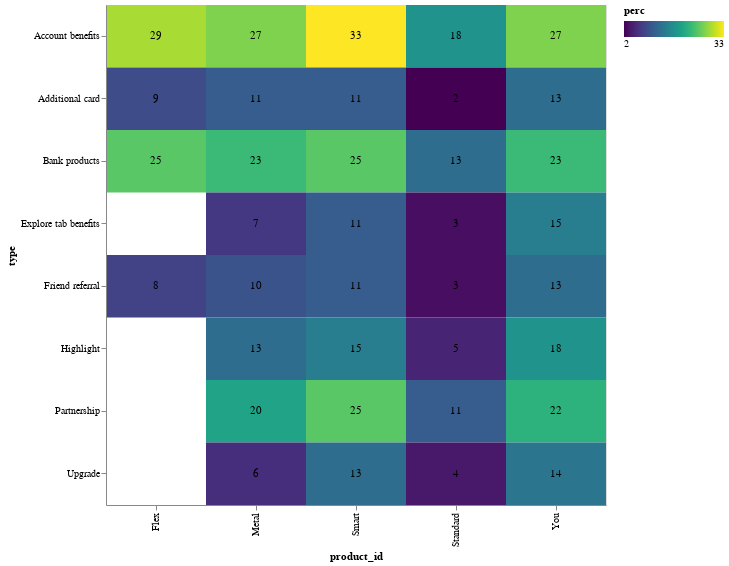

Notebook cell for this chart:
### Code cell
df = pd.read_csv("clicks_main.csv")
d = pd.read_csv("partnerships.csv")

df = df.append(d).loc[df["type"].isna() == False, :]

views = pd.read_csv("views.csv")
views = views.rename(columns={"users": "view_users", "visits": "view_clicks"})

views = views.drop(columns=["type"])

df = df.merge(
    views,
    on=["week", "market", "product_id", "age_group", "gender", "age"],
    how="right",
)

d = {
    "BUSINESS_SMART": "Smart",
    "BUSINESS_BLACK": "You",
    "BLACK_CARD_MONTHLY": "You",
    "BUSINESS_METAL": "Metal",
    "METAL_CARD_MONTHLY": "Metal",
    "FLEX_ACCOUNT_MONTHLY": "Flex",
    "STANDARD": "Standard",
    "BUSINESS_CARD": "Standard",
    "SMART": "Smart",
}

df["product_id"] = df["product_id"].map(d)

df = df.groupby(["type", "product_id", "week"]).agg("sum").reset_index()

df = df.groupby(["type", "product_id"]).agg("mean").reset_index()

df["perc"] = round(100 * df["users"] / df["view_users"])


# Configure common options
base = (
    alt.Chart(df)
    .encode(
        alt.X("product_id:O", scale=alt.Scale(paddingInner=0)),
        alt.Y("type:O", scale=alt.Scale(paddingInner=0)),
    )
    .properties(width=500, height=500)
)

# Configure heatmap
heatmap = base.mark_rect().encode(
    color=alt.Color(
        "perc:Q",
        scale=alt.Scale(scheme="viridis"),
        legend=alt.Legend(direction="horizontal"),
    )
)

# Configure text
text = base.mark_text(baseline="middle").encode(
    text="perc:Q",
)

# Draw the chart
heatmap + text

### Figure 1 — Vega-Lite specification as saved in the notebook (floating-point values rounded to 4 significant figures)
{"config": {"view": {"continuousWidth": 400, "continuousHeight": 300}}, "layer": [{"mark": "rect", "encoding": {"color": {"type": "quantitative", "field": "perc", "legend": {"direction": "horizontal"}, "scale": {"scheme": "viridis"}}, "x": {"type": "ordinal", "field": "product_id", "scale": {"paddingInner": 0}}, "y": {"type": "ordinal", "field": "type", "scale": {"paddingInner": 0}}}, "height": 500, "width": 500}, {"mark": {"type": "text", "baseline": "middle"}, "encoding": {"text": {"type": "quantitative", "field": "perc"}, "x": {"type": "ordinal", "field": "product_id", "scale": {"paddingInner": 0}}, "y": {"type": "ordinal", "field": "type", "scale": {"paddingInner": 0}}}, "height": 500, "width": 500}], "data": {"name": "data-9155a7df7ce3527be86b0d9b25fbe226"}, "$schema": "https://vega.github.io/schema/vega-lite/v4.8.1.json", "datasets": {"data-9155a7df7ce3527be86b0d9b25fbe226": [{"type": "Account benefits", "product_id": "Flex", "age": 10730.0, "users": 2252.0, "visits": 3086.0, "view_users": 7809.0, "view_clicks": 16350.0, "perc": 29.0}, {"type": "Account benefits", "product_id": "Metal", "age": 35150.0, "users": 3998.0, "visits": 5505.0, "view_users": 14910.0, "view_clicks": 39030.0, "perc": 27.0}, {"type": "Account benefits", "product_id": "Smart", "age": 12770.0, "users": 1877.0, "visits": 2630.0, "view_users": 5630.0, "view_clicks": 15760.0, "perc": 33.0}, {"type": "Account benefits", "product_id": "Standard", "age": 144400.0, "users": 33500.0, "visits": 41760.0, "view_users": 189200.0, "view_clicks": 364500.0, "perc": 18.0}, {"type": "Account benefits", "product_id": "You", "age": 39290.0, "users": 2702.0, "visits": 3427.0, "view_users": 10190.0, "view_clicks": 22610.0, "perc": 27.0}, {"type": "Additional card", "product_id": "Flex", "age": 3216.0, "users": 479.8, "visits": 660.8, "view_users": 5263.0, "view_clicks": 11610.0, "perc": 9.0}, {"type": "Additional card", "product_id": "Metal", "age": 7968.0, "users": 742.3, "visits": 917.9, "view_users": 6999.0, "view_clicks": 19340.0, "perc": 11.0}, {"type": "Additional card", "product_id": "Smart", "age": 1611.0, "users": 181.7, "visits": 216.3, "view_users": 1675.0, "view_clicks": 5111.0, "perc": 11.0}, {"type": "Additional card", "product_id": "Standard", "age": 10040.0, "users": 794.4, "visits": 1091.0, "view_users": 45310.0, "view_clicks": 97610.0, "perc": 2.0}, {"type": "Additional card", "product_id": "You", "age": 6112.0, "users": 308.2, "visits": 367.3, "view_users": 2378.0, "view_clicks": 5563.0, "perc": 13.0}, {"type": "Bank products", "product_id": "Flex", "age": 9549.0, "users": 1910.0, "visits": 3669.0, "view_users": 7602.0, "view_clicks": 15970.0, "perc": 25.0}, {"type": "Bank products", "product_id": "Metal", "age": 31590.0, "users": 2859.0, "visits": 5973.0, "view_users": 12510.0, "view_clicks": 33090.0, "perc": 23.0}, {"type": "Bank products", "product_id": "Smart", "age": 10790.0, "users": 938.6, "visits": 2008.0, "view_users": 3814.0, "view_clicks": 11240.0, "perc": 25.0}, {"type": "Bank products", "product_id": "Standard", "age": 82970.0, "users": 14990.0, "visits": 28990.0, "view_users": 117000.0, "view_clicks": 235400.0, "perc": 13.0}, {"type": "Bank products", "product_id": "You", "age": 29900.0, "users": 1771.0, "visits": 3408.0, "view_users": 7855.0, "view_clicks": 17680.0, "perc": 23.0}, {"type": "Explore tab benefits", "product_id": "Metal", "age": 43.2, "users": 2.6, "visits": 2.6, "view_users": 39.4, "view_clicks": 107.8, "perc": 7.0}, {"type": "Explore tab benefits", "product_id": "Smart", "age": 3110.0, "users": 287.8, "visits": 349.8, "view_users": 2602.0, "view_clicks": 7627.0, "perc": 11.0}, {"type": "Explore tab benefits", "product_id": "Standard", "age": 39680.0, "users": 3082.0, "visits": 3611.0, "view_users": 105900.0, "view_clicks": 206900.0, "perc": 3.0}, {"type": "Explore tab benefits", "product_id": "You", "age": 6933.0, "users": 294.8, "visits": 338.9, "view_users": 1957.0, "view_clicks": 4419.0, "perc": 15.0}, {"type": "Friend referral", "product_id": "Flex", "age": 2794.0, "users": 393.1, "visits": 486.5, "view_users": 4920.0, "view_clicks": 11030.0, "perc": 8.0}, {"type": "Friend referral", "product_id": "Metal", "age": 8967.0, "users": 714.3, "visits": 1094.0, "view_users": 6836.0, "view_clicks": 19210.0, "perc": 10.0}, {"type": "Friend referral", "product_id": "Smart", "age": 1512.0, "users": 188.4, "visits": 232.7, "view_users": 1724.0, "view_clicks": 5360.0, "perc": 11.0}, {"type": "Friend referral", "product_id": "Standard", "age": 33770.0, "users": 3240.0, "visits": 4065.0, "view_users": 114800.0, "view_clicks": 232300.0, "perc": 3.0}, {"type": "Friend referral", "product_id": "You", "age": 5463.0, "users": 285.8, "visits": 358.4, "view_users": 2122.0, "view_clicks": 5118.0, "perc": 13.0}, {"type": "Highlight", "product_id": "Metal", "age": 16800.0, "users": 1136.0, "visits": 1326.0, "view_users": 8548.0, "view_clicks": 22660.0, "perc": 13.0}, {"type": "Highlight", "product_id": "Smart", "age": 4317.0, "users": 342.7, "visits": 439.7, "view_users": 2339.0, "view_clicks": 6662.0, "perc": 15.0}, {"type": "Highlight", "product_id": "Standard", "age": 38580.0, "users": 3819.0, "visits": 4756.0, "view_users": 69520.0, "view_clicks": 133800.0, "perc": 5.0}, {"type": "Highlight", "product_id": "You", "age": 17820.0, "users": 831.2, "visits": 1030.0, "view_users": 4669.0, "view_clicks": 10490.0, "perc": 18.0}, {"type": "Partnership", "product_id": "Metal", "age": 28460.0, "users": 2385.0, "visits": 8773.0, "view_users": 11830.0, "view_clicks": 31690.0, "perc": 20.0}, {"type": "Partnership", "product_id": "Smart", "age": 9224.0, "users": 1028.0, "visits": 3609.0, "view_users": 4193.0, "view_clicks": 12030.0, "perc": 25.0}, {"type": "Partnership", "product_id": "Standard", "age": 103300.0, "users": 18790.0, "visits": 54490.0, "view_users": 166200.0, "view_clicks": 324000.0, "perc": 11.0}, {"type": "Partnership", "product_id": "You", "age": 28150.0, "users": 1621.0, "visits": 5760.0, "view_users": 7477.0, "view_clicks": 16720.0, "perc": 22.0}, {"type": "Upgrade", "product_id": "Metal", "age": 62.6, "users": 4.32, "visits": 7.6, "view_users": 67.16, "view_clicks": 211.5, "perc": 6.0}, {"type": "Upgrade", "product_id": "Smart", "age": 2823.0, "users": 346.2, "visits": 451.7, "view_users": 2614.0, "view_clicks": 7757.0, "perc": 13.0}, {"type": "Upgrade", "product_id": "Standard", "age": 60660.0, "users": 6144.0, "visits": 8120.0, "view_users": 141800.0, "view_clicks": 281700.0, "perc": 4.0}, {"type": "Upgrade", "product_id": "You", "age": 7225.0, "users": 369.4, "visits": 436.1, "view_users": 2627.0, "view_clicks": 6182.0, "perc": 14.0}]}}
